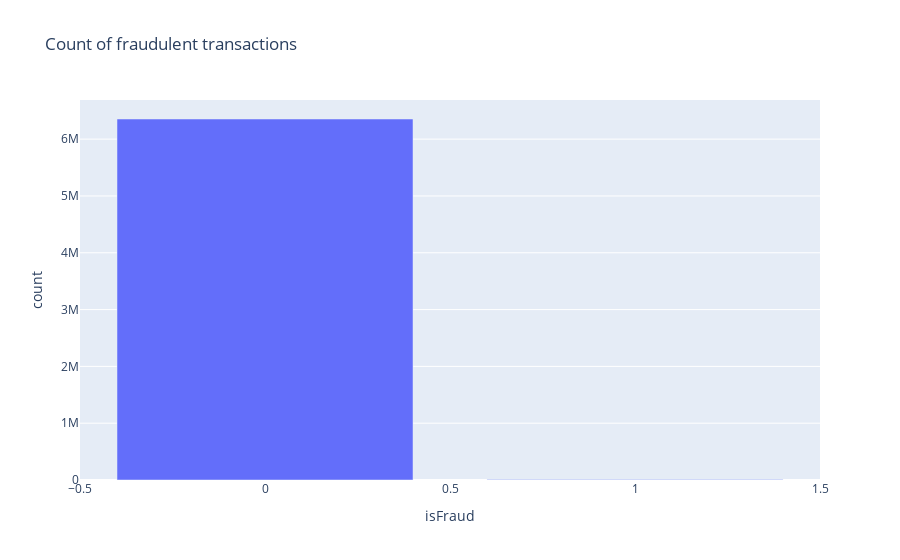

The notebook cell saved with this chart:
### Code cell
fig.show()

### Figure 1 — Plotly figure (JSON) as saved in the notebook; plotly's stock layout.template omitted (floating-point values rounded to 4 significant figures)
{"data": [{"alignmentgroup": "True", "hovertemplate": "isFraud=%{x}<br>count=%{y}<extra></extra>", "legendgroup": "", "marker": {"color": "#636efa", "pattern": {"shape": ""}}, "name": "", "offsetgroup": "", "orientation": "v", "showlegend": false, "textposition": "auto", "type": "bar", "x": [1, 0], "xaxis": "x", "y": [8213, 6354407], "yaxis": "y"}], "layout": {"barmode": "relative", "legend": {"tracegroupgap": 0}, "title": {"text": "Count of fraudulent transactions"}, "xaxis": {"anchor": "y", "domain": [0, 1], "title": {"text": "isFraud"}}, "yaxis": {"anchor": "x", "domain": [0, 1], "title": {"text": "count"}}}}
